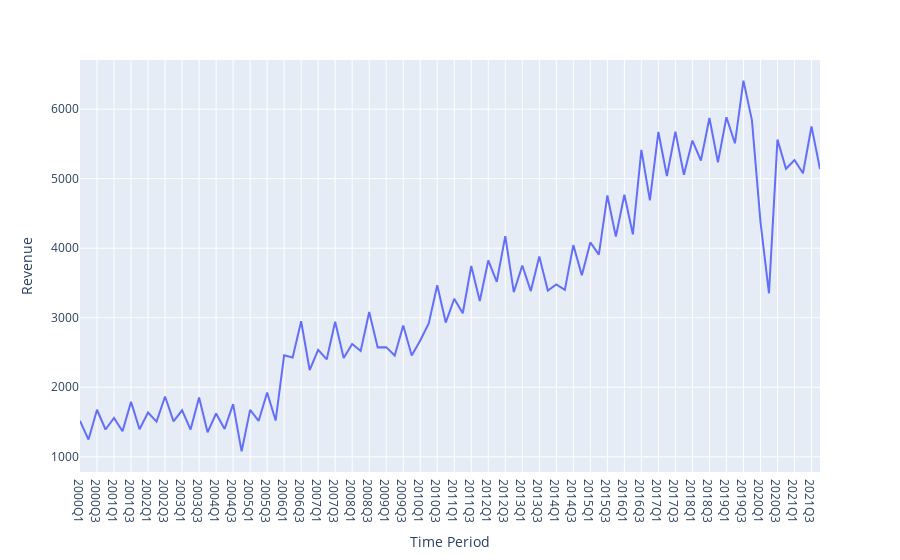

Notebook code cell kept with this figure:
### Code cell
px.line(df, x='Time Period', y='Revenue')

### Figure 1 — Plotly figure (JSON) as saved in the notebook; plotly's stock layout.template omitted (floating-point values rounded to 4 significant figures)
{"data": [{"hovertemplate": "Time Period=%{x}<br>Revenue=%{y}<extra></extra>", "legendgroup": "", "line": {"color": "#636efa", "dash": "solid"}, "marker": {"symbol": "circle"}, "mode": "lines", "name": "", "orientation": "v", "showlegend": false, "type": "scatter", "x": ["2000Q1", "2000Q2", "2000Q3", "2000Q4", "2001Q1", "2001Q2", "2001Q3", "2001Q4", "2002Q1", "2002Q2", "2002Q3", "2002Q4", "2003Q1", "2003Q2", "2003Q3", "2003Q4", "2004Q1", "2004Q2", "2004Q3", "2004Q4", "2005Q1", "2005Q2", "2005Q3", "2005Q4", "2006Q1", "2006Q2", "2006Q3", "2006Q4", "2007Q1", "2007Q2", "2007Q3", "2007Q4", "2008Q1", "2008Q2", "2008Q3", "2008Q4", "2009Q1", "2009Q2", "2009Q3", "2009Q4", "2010Q1", "2010Q2", "2010Q3", "2010Q4", "2011Q1", "2011Q2", "2011Q3", "2011Q4", "2012Q1", "2012Q2", "2012Q3", "2012Q4", "2013Q1", "2013Q2", "2013Q3", "2013Q4", "2014Q1", "2014Q2", "2014Q3", "2014Q4", "2015Q1", "2015Q2", "2015Q3", "2015Q4", "2016Q1", "2016Q2", "2016Q3", "2016Q4", "2017Q1", "2017Q2", "2017Q3", "2017Q4", "2018Q1", "2018Q2", "2018Q3", "2018Q4", "2019Q1", "2019Q2", "2019Q3", "2019Q4", "2020Q1", "2020Q2", "2020Q3", "2020Q4", "2021Q1", "2021Q2", "2021Q3", "2021Q4"], "xaxis": "x", "y": [1517, 1248, 1677, 1393, 1558, 1368, 1790, 1396, 1638, 1507, 1868, 1510, 1669, 1392, 1853, 1353, 1623, 1401, 1758, 1078, 1674, 1516, 1924, 1522, 2459, 2428, 2949, 2248, 2538, 2400, 2941, 2420, 2621, 2521, 3083, 2574, 2577, 2457, 2888, 2458, 2674, 2917, 3468, 2931, 3273, 3064, 3744, 3241, 3824, 3517, 4173, 3369, 3751, 3383, 3879, 3391, 3480, 3400, 4044, 3610, 4083, 3907, 4758, 4167, 4769, 4199, 5413, 4687, 5671, 5038, 5677, 5056, 5548, 5261, 5873, 5234, 5883, 5509, 6410, 5838, 4381, 3352, 5561, 5142, 5268, 5077, 5752, 5137], "yaxis": "y"}], "layout": {"autosize": true, "legend": {"tracegroupgap": 0}, "margin": {"t": 60}, "xaxis": {"anchor": "y", "autorange": true, "domain": [0, 1], "range": [0, 87], "title": {"text": "Time Period"}, "type": "category"}, "yaxis": {"anchor": "x", "autorange": true, "domain": [0, 1], "range": [781.8, 6706.0], "title": {"text": "Revenue"}, "type": "linear"}}}
